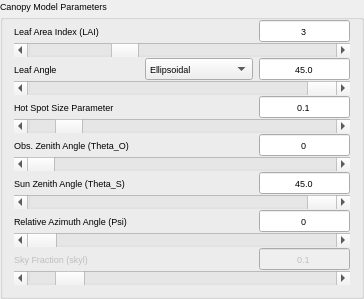
        <widget class="QGroupBox" name="CanopyMP_Box">
         <property name="font">
          <font>
           <pointsize>7</pointsize>
          </font>
         </property>
         <property name="title">
          <string>Canopy Model Parameters</string>
         </property>
         <property name="flat">
          <bool>true</bool>
         </property>
         <layout class="QGridLayout" name="gridLayout_4">
          <property name="topMargin">
           <number>3</number>
          </property>
          <property name="horizontalSpacing">
           <number>6</number>
          </property>
          <property name="verticalSpacing">
           <number>1</number>
          </property>
          <item row="5" column="2">
           <widget class="QLineEdit" name="hspot_lineEdit">
            <property name="sizePolicy">
             <sizepolicy hsizetype="Expanding" vsizetype="Minimum">
              <horstretch>0</horstretch>
              <verstretch>0</verstretch>
             </sizepolicy>
            </property>
            <property name="minimumSize">
             <size>
              <width>0</width>
              <height>0</height>
             </size>
            </property>
            <property name="inputMethodHints">
             <set>Qt::ImhDigitsOnly</set>
            </property>
            <property name="text">
             <string>0.1</string>
            </property>
            <property name="frame">
             <bool>true</bool>
            </property>
            <property name="alignment">
             <set>Qt::AlignCenter</set>
            </property>
           </widget>
          </item>
          <item row="13" column="0">
           <widget class="QLabel" name="skyl_Text">
            <property name="enabled">
             <bool>false</bool>
            </property>
            <property name="sizePolicy">
             <sizepolicy hsizetype="Minimum" vsizetype="Preferred">
              <horstretch>0</horstretch>
              <verstretch>0</verstretch>
             </sizepolicy>
            </property>
            <property name="minimumSize">
             <size>
              <width>125</width>
              <height>0</height>
             </size>
            </property>
            <property name="maximumSize">
             <size>
              <width>16777215</width>
              <height>20</height>
             </size>
            </property>
            <property name="text">
             <string>Sky Fraction (skyl)</string>
            </property>
           </widget>
          </item>
          <item row="7" column="2">
           <widget class="QLineEdit" name="OZA_lineEdit">
            <property name="text">
             <string>0</string>
            </property>
            <property name="alignment">
             <set>Qt::AlignCenter</set>
            </property>
           </widget>
          </item>
          <item row="10" column="0" colspan="3">
           <widget class="QScrollBar" name="SZA_Slide">
            <property name="maximum">
             <number>900000</number>
            </property>
            <property name="singleStep">
             <number>10000</number>
            </property>
            <property name="pageStep">
             <number>10000</number>
            </property>
            <property name="sliderPosition">
             <number>450000</number>
            </property>
            <property name="orientation">
             <enum>Qt::Horizontal</enum>
            </property>
           </widget>
          </item>
          <item row="1" column="0" colspan="3">
           <widget class="QScrollBar" name="LAI_Slide">
            <property name="minimum">
             <number>100</number>
            </property>
            <property name="maximum">
             <number>100000</number>
            </property>
            <property name="sliderPosition">
             <number>30000</number>
            </property>
            <property name="orientation">
             <enum>Qt::Horizontal</enum>
            </property>
           </widget>
          </item>
          <item row="0" column="0">
           <widget class="QLabel" name="LAI_Text">
            <property name="sizePolicy">
             <sizepolicy hsizetype="Minimum" vsizetype="Preferred">
              <horstretch>0</horstretch>
              <verstretch>0</verstretch>
             </sizepolicy>
            </property>
            <property name="minimumSize">
             <size>
              <width>125</width>
              <height>0</height>
             </size>
            </property>
            <property name="maximumSize">
             <size>
              <width>16777215</width>
              <height>20</height>
             </size>
            </property>
            <property name="text">
             <string>Leaf Area Index (LAI)</string>
            </property>
           </widget>
          </item>
          <item row="0" column="2">
           <widget class="QLineEdit" name="LAI_lineEdit">
            <property name="sizePolicy">
             <sizepolicy hsizetype="Expanding" vsizetype="Minimum">
              <horstretch>0</horstretch>
              <verstretch>0</verstretch>
             </sizepolicy>
            </property>
            <property name="minimumSize">
             <size>
              <width>0</width>
              <height>0</height>
             </size>
            </property>
            <property name="inputMethodHints">
             <set>Qt::ImhDigitsOnly</set>
            </property>
            <property name="text">
             <string>3</string>
            </property>
            <property name="frame">
             <bool>true</bool>
            </property>
            <property name="alignment">
             <set>Qt::AlignCenter</set>
            </property>
           </widget>
          </item>
          <item row="7" column="0">
           <widget class="QLabel" name="OZA_Text">
            <property name="sizePolicy">
             <sizepolicy hsizetype="Minimum" vsizetype="Preferred">
              <horstretch>0</horstretch>
              <verstretch>0</verstretch>
             </sizepolicy>
            </property>
            <property name="minimumSize">
             <size>
              <width>125</width>
              <height>0</height>
             </size>
            </property>
            <property name="maximumSize">
             <size>
              <width>16777215</width>
              <height>20</height>
             </size>
            </property>
            <property name="text">
             <string>Obs. Zenith Angle (Theta_O)</string>
            </property>
           </widget>
          </item>
          <item row="0" column="1">
           <spacer name="horizontalSpacer_7">
            <property name="orientation">
             <enum>Qt::Horizontal</enum>
            </property>
            <property name="sizeType">
             <enum>QSizePolicy::Fixed</enum>
            </property>
            <property name="sizeHint" stdset="0">
             <size>
              <width>90</width>
              <height>20</height>
             </size>
            </property>
           </spacer>
          </item>
          <item row="9" column="2">
           <widget class="QLineEdit" name="SZA_lineEdit">
            <property name="sizePolicy">
             <sizepolicy hsizetype="Expanding" vsizetype="Minimum">
              <horstretch>0</horstretch>
              <verstretch>0</verstretch>
             </sizepolicy>
            </property>
            <property name="minimumSize">
             <size>
              <width>0</width>
              <height>0</height>
             </size>
            </property>
            <property name="inputMethodHints">
             <set>Qt::ImhDigitsOnly</set>
            </property>
            <property name="text">
             <string>45.0</string>
            </property>
            <property name="frame">
             <bool>true</bool>
            </property>
            <property name="alignment">
             <set>Qt::AlignCenter</set>
            </property>
           </widget>
          </item>
          <item row="14" column="0" colspan="3">
           <widget class="QScrollBar" name="skyl_Slide">
            <property name="maximum">
             <number>10000</number>
            </property>
            <property name="singleStep">
             <number>1000</number>
            </property>
            <property name="pageStep">
             <number>1000</number>
            </property>
            <property name="sliderPosition">
             <number>1000</number>
            </property>
            <property name="orientation">
             <enum>Qt::Horizontal</enum>
            </property>
           </widget>
          </item>
          <item row="11" column="0">
           <widget class="QLabel" name="rAA_Text">
            <property name="sizePolicy">
             <sizepolicy hsizetype="Minimum" vsizetype="Preferred">
              <horstretch>0</horstretch>
              <verstretch>0</verstretch>
             </sizepolicy>
            </property>
            <property name="minimumSize">
             <size>
              <width>125</width>
              <height>0</height>
             </size>
            </property>
            <property name="maximumSize">
             <size>
              <width>16777215</width>
              <height>20</height>
             </size>
            </property>
            <property name="text">
             <string>Relative Azimuth Angle (Psi)</string>
            </property>
           </widget>
          </item>
          <item row="4" column="0" colspan="3">
           <widget class="QScrollBar" name="LIDFB_Slide">
            <property name="maximum">
             <number>900000</number>
            </property>
            <property name="singleStep">
             <number>10000</number>
            </property>
            <property name="pageStep">
             <number>10000</number>
            </property>
            <property name="sliderPosition">
             <number>450000</number>
            </property>
            <property name="orientation">
             <enum>Qt::Horizontal</enum>
            </property>
           </widget>
          </item>
          <item row="9" column="0">
           <widget class="QLabel" name="SZA_Text">
            <property name="sizePolicy">
             <sizepolicy hsizetype="Minimum" vsizetype="Preferred">
              <horstretch>0</horstretch>
              <verstretch>0</verstretch>
             </sizepolicy>
            </property>
            <property name="minimumSize">
             <size>
              <width>125</width>
              <height>0</height>
             </size>
            </property>
            <property name="maximumSize">
             <size>
              <width>16777215</width>
              <height>20</height>
             </size>
            </property>
            <property name="text">
             <string>Sun Zenith Angle (Theta_S)</string>
            </property>
           </widget>
          </item>
          <item row="12" column="0" colspan="3">
           <widget class="QScrollBar" name="rAA_Slide">
            <property name="maximum">
             <number>1800000</number>
            </property>
            <property name="singleStep">
             <number>10000</number>
            </property>
            <property name="pageStep">
             <number>10000</number>
            </property>
            <property name="orientation">
             <enum>Qt::Horizontal</enum>
            </property>
           </widget>
          </item>
          <item row="3" column="2">
           <widget class="QLineEdit" name="LIDFB_lineEdit">
            <property name="sizePolicy">
             <sizepolicy hsizetype="Expanding" vsizetype="Minimum">
              <horstretch>0</horstretch>
              <verstretch>0</verstretch>
             </sizepolicy>
            </property>
            <property name="minimumSize">
             <size>
              <width>0</width>
              <height>0</height>
             </size>
            </property>
            <property name="inputMethodHints">
             <set>Qt::ImhDigitsOnly</set>
            </property>
            <property name="text">
             <string>45.0</string>
            </property>
            <property name="frame">
             <bool>true</bool>
            </property>
            <property name="alignment">
             <set>Qt::AlignCenter</set>
            </property>
           </widget>
          </item>
          <item row="8" column="0" colspan="3">
           <widget class="QScrollBar" name="OZA_Slide">
            <property name="maximum">
             <number>900000</number>
            </property>
            <property name="singleStep">
             <number>10000</number>
            </property>
            <property name="orientation">
             <enum>Qt::Horizontal</enum>
            </property>
           </widget>
          </item>
          <item row="3" column="0">
           <widget class="QLabel" name="LIDFB_Text">
            <property name="sizePolicy">
             <sizepolicy hsizetype="Minimum" vsizetype="Preferred">
              <horstretch>0</horstretch>
              <verstretch>0</verstretch>
             </sizepolicy>
            </property>
            <property name="minimumSize">
             <size>
              <width>125</width>
              <height>0</height>
             </size>
            </property>
            <property name="maximumSize">
             <size>
              <width>16777215</width>
              <height>20</height>
             </size>
            </property>
            <property name="text">
             <string>Leaf Angle</string>
            </property>
           </widget>
          </item>
          <item row="11" column="2">
           <widget class="QLineEdit" name="rAA_lineEdit">
            <property name="sizePolicy">
             <sizepolicy hsizetype="Expanding" vsizetype="Minimum">
              <horstretch>0</horstretch>
              <verstretch>0</verstretch>
             </sizepolicy>
            </property>
            <property name="minimumSize">
             <size>
              <width>0</width>
              <height>0</height>
             </size>
            </property>
            <property name="inputMethodHints">
             <set>Qt::ImhDigitsOnly</set>
            </property>
            <property name="text">
             <string>0</string>
            </property>
            <property name="frame">
             <bool>true</bool>
            </property>
            <property name="alignment">
             <set>Qt::AlignCenter</set>
            </property>
           </widget>
          </item>
          <item row="13" column="2">
           <widget class="QLineEdit" name="skyl_lineEdit">
            <property name="enabled">
             <bool>false</bool>
            </property>
            <property name="sizePolicy">
             <sizepolicy hsizetype="Expanding" vsizetype="Minimum">
              <horstretch>0</horstretch>
              <verstretch>0</verstretch>
             </sizepolicy>
            </property>
            <property name="minimumSize">
             <size>
              <width>0</width>
              <height>0</height>
             </size>
            </property>
            <property name="inputMethodHints">
             <set>Qt::ImhDigitsOnly</set>
            </property>
            <property name="text">
             <string>0.1</string>
            </property>
            <property name="frame">
             <bool>true</bool>
            </property>
            <property name="alignment">
             <set>Qt::AlignCenter</set>
            </property>
           </widget>
          </item>
          <item row="6" column="0" colspan="3">
           <widget class="QScrollBar" name="hspot_Slide">
            <property name="maximum">
             <number>10000</number>
            </property>
            <property name="singleStep">
             <number>100</number>
            </property>
            <property name="pageStep">
             <number>100</number>
            </property>
            <property name="value">
             <number>1000</number>
            </property>
            <property name="sliderPosition">
             <number>1000</number>
            </property>
            <property name="orientation">
             <enum>Qt::Horizontal</enum>
            </property>
           </widget>
          </item>
          <item row="5" column="0">
           <widget class="QLabel" name="hspot_Text">
            <property name="sizePolicy">
             <sizepolicy hsizetype="Minimum" vsizetype="Preferred">
              <horstretch>0</horstretch>
              <verstretch>0</verstretch>
             </sizepolicy>
            </property>
            <property name="minimumSize">
             <size>
              <width>125</width>
              <height>0</height>
             </size>
            </property>
            <property name="maximumSize">
             <size>
              <width>16777215</width>
              <height>20</height>
             </size>
            </property>
            <property name="text">
             <string>Hot Spot Size Parameter</string>
            </property>
           </widget>
          </item>
          <item row="3" column="1">
           <widget class="QComboBox" name="LIDF_combobox">
            <property name="currentIndex">
             <number>0</number>
            </property>
            <property name="maxVisibleItems">
             <number>7</number>
            </property>
            <item>
             <property name="text">
              <string>Ellipsoidal</string>
             </property>
            </item>
            <item>
             <property name="text">
              <string>Beta: planophile</string>
             </property>
            </item>
            <item>
             <property name="text">
              <string>Beta: erectophile</string>
             </property>
            </item>
            <item>
             <property name="text">
              <string>Beta: plagiophile</string>
             </property>
            </item>
            <item>
             <property name="text">
              <string>Beta: extremophile</string>
             </property>
            </item>
            <item>
             <property name="text">
              <string>Beta: spherical</string>
             </property>
            </item>
            <item>
             <property name="text">
              <string>Beta: uniform</string>
             </property>
            </item>
           </widget>
          </item>
         </layout>
        </widget>
